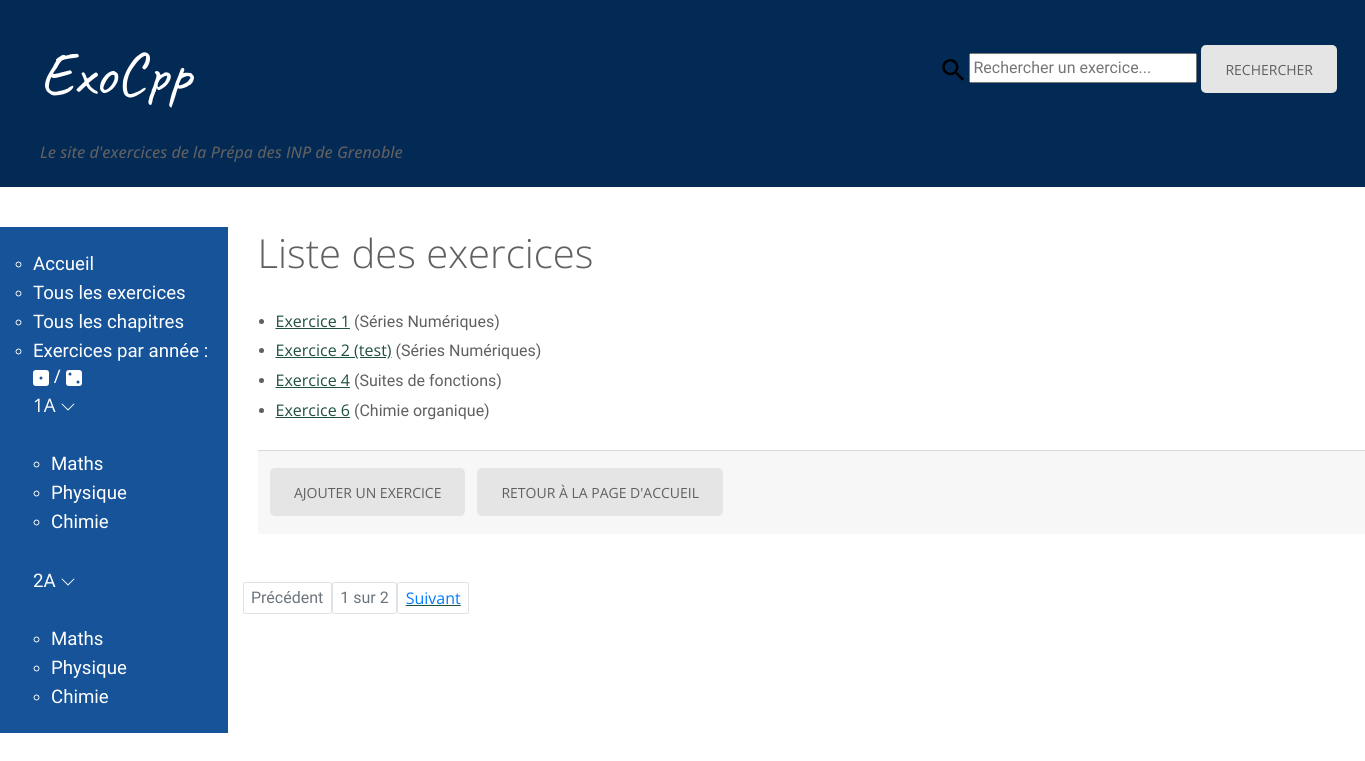
The page /exercices/ on the database its author committed.
### exo/models.py (models this page shows, shortened)
class Exercice(models.Model):
    nom = models.CharField(max_length=200, null=False)
    tags = TaggableManager()
    chapitre = models.ForeignKey(Chapitre, on_delete = models.CASCADE)
    def get_absolute_url(self):
        return reverse('exercice-details', args=[str(self.id)])

class Chapitre(models.Model):
    annee = models.CharField(max_length=2, choices = [('1A', 'Première année'),
        ('2A', 'Deuxième année')])
    matiere = models.CharField(max_length=40 , choices = [('Maths', 'Maths'),('Chimie','Chimie'),
        ('Physique', 'Physique')]
        )
    nom = models.CharField(max_length=200, null=False)
    numero = models.IntegerField(null=True, help_text="Vous pouvez numéroter le chapitre/module \
        pour permettre un classement dans l'ordre du programme (recommandé, \
        la valeur par défaut est 1)", default=1)

### exo/views.py (the view)
# urls.py: path('exercices/', views.ExerciceListView.as_view(), name='exercices'),
class ExerciceListView(generic.ListView):
    model = Exercice
    paginate_by = 4

### exo/templates/exo/exercice_list.html
{% extends "base_generic.html" %}
{% load static %}
{% block content %}
  <h1>Liste des exercices</h1>
  {% if exercice_list %}
  <ul>
    {% for exercice in exercice_list %}
      <li>
        <a href="{{ exercice.get_absolute_url }}">{{ exercice.nom }}</a> ({{exercice.chapitre.nom }})
      </li>
    {% endfor %}
  </ul>
  {% else %}
    <p>Il n'y a pas d'exercices dans le catalogue.</p>
  {% endif %}
  <div class="card-footer text-muted">
  	<a href="{% url 'new_ex' %}" class="btn btn-outline-success btn-sm">Ajouter un exercice</a>
  	<a href="{% url 'home' %}" class="btn btn-outline-secondary btn-sm">Retour à la page d'accueil</a>
  </div>
{% endblock %}

### exo/static/css/styles.css (style rules this page uses)
body { background-color: #D6DADE; color: black; }

### exo/static/css/styles2.css (style rules this page uses)
html { -ms-text-size-adjust:100%;-webkit-text-size-adjust:100%;font-family:sans-serif }
body { margin:0 }
a { background-color:transparent }
h1 { font-size:2em;margin:0.67em 0 }
* { -webkit-box-sizing:border-box;box-sizing:border-box }
*:before,*:after { -webkit-box-sizing:border-box;box-sizing:border-box }
html { -webkit-tap-highlight-color:transparent;font-size:10px }
body { background-color:#fff;color:#333;font-family:"Helvetica Neue", Helvetica, Arial, sans-serif;font-size:14px;line-height:1.42857143 }
a { color:#337ab7;text-decoration:none }
html * { text-rendering:optimizeLegibility;-webkit-font-smoothing:antialiased;-moz-osx-font-smoothing:grayscale }
html { font-size:10px;-webkit-tap-highlight-color:transparent }
body { font-family:"Work Sans",Helvetica,Arial,sans-serif;font-size:16px;font-weight:normal;line-height:1.5;color:#606060;background-color:#fff;background-position:center;background-repeat:no-repeat;background-size:cover;overflow-x:hidden; overflow-y:auto }
a { color:#77cde3;text-decoration:underline;-webkit-transition:color 0.3s;transition:color 0.3s }
h1,h2,h3,h4,h5,h6,.h1,.h2,.product-info .product_title,.product-info .price,.h3,.h4,.h5,.h6 { line-height:1.3;color:#606060;margin-top:0 }
h1,.h1 { margin-bottom:28px }
h1,.h1 { font-size:40px;font-weight:300;font-style:normal;text-transform:none }
.text-success, ul,ol { line-height:1.8;padding-left:18px;margin-top:0;margin-bottom:24px }
.btn,.back-btn,.done-btn,.search-btn,.single-post article label+input[type="submit"],.single_add_to_cart_button,#place_order, .button { display:inline-block;height:48px;line-height:45px;font-size:14px;font-weight:normal;color:#606060;text-align:center;vertical-align:middle;text-decoration:none;text-transform:uppercase;border:2px solid transparent;border-radius:5px;-ms-touch-action:manipulation;touch-action:manipulation;cursor:pointer;background-image:none; white-space:nowrap;padding:0 22px;margin:10px 8px 10px 0;-webkit-transform:translateZ(0);transform:translateZ(0);-webkit-user-select:none;-moz-user-select:none;-ms-user-select:none;user-select:none;-webkit-transition:color 0.3s ease-out,background-color 0.3s ease-out;transition:color 0.3s ease-out,background-color 0.3s ease-out;background-color:#e5e5e5 }

### exo/templates/base_generic.html (style rules this page uses)
a, a:hover { color: #20513f; }
h1, h2, h3, h4, h5, h6, .h1, .h2, .product-info .product_title, .product-info .price, .h3, .h4, .h5, .h6 { font-family: 'Open Sans', Helvetica, Arial, sans-serif; }
a { font-family: 'Open Sans', Helvetica, Arial, sans-serif; }
.btn, .back-btn, .btn-primary, .add-to-cart em, .add-to-cart, .done-btn, .search-btn, .single-post article label+input[type="submit"], .single_add_to_cart_button,.button { font-family: 'Open Sans', Helvetica, Arial, sans-serif; }

### rows shown on the page
Exercice: nom "Exercice 1", chapitre.nom "Séries Numériques"
Exercice: nom "Exercice 2 (test)", chapitre.nom "Séries Numériques"
Exercice: nom "Exercice 4", chapitre.nom "Suites de fonctions"
Exercice: nom "Exercice 6", chapitre.nom "Chimie organique"

### other values the page prints
{{ page_obj.number }} "1"
{{ page_obj.paginator.num_pages }} "2"
